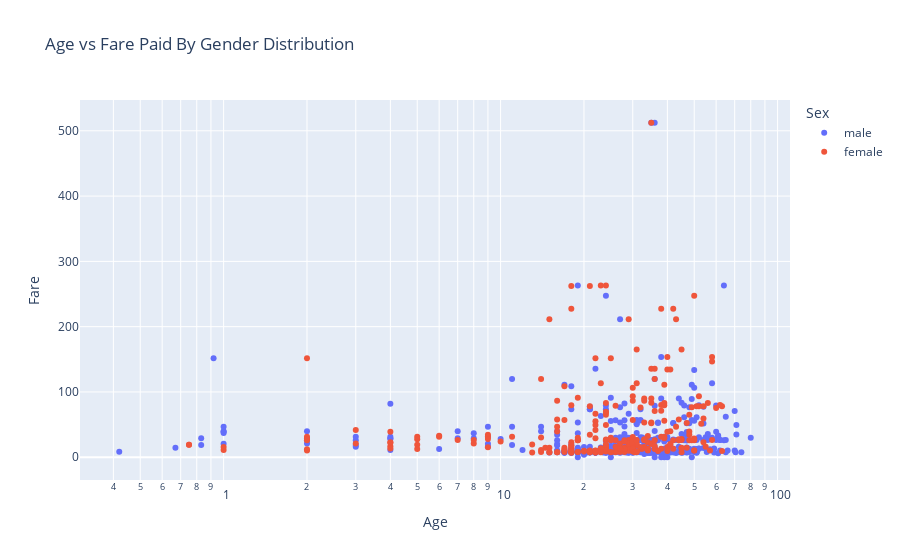

Source (notebook cell):
### Code cell
#scatter plot of ages to the fare paid by the each passenger based on their gender.

fig = px.scatter(data, x="Age", y="Fare", color="Sex",
                 hover_name="Sex", 
                 log_x=True, size_max=60, title='Age vs Fare Paid By Gender Distribution')
fig.show()

### Figure 1 — Plotly figure (JSON) as saved in the notebook; plotly's stock layout.template omitted (floating-point values rounded to 4 significant figures; data arrays with more than 128 entries replaced by an {"elided": "..."} marker saying what was removed)
{"data": [{"hovertemplate": "<b>%{hovertext}</b><br><br>Sex=male<br>Age=%{x}<br>Fare=%{y}<extra></extra>", "hovertext": {"elided": "577 str values"}, "legendgroup": "male", "marker": {"color": "#636efa", "symbol": "circle"}, "mode": "markers", "name": "male", "orientation": "v", "showlegend": true, "type": "scatter", "x": {"elided": "577 float values"}, "xaxis": "x", "y": {"elided": "577 float values"}, "yaxis": "y"}, {"hovertemplate": "<b>%{hovertext}</b><br><br>Sex=female<br>Age=%{x}<br>Fare=%{y}<extra></extra>", "hovertext": {"elided": "314 str values"}, "legendgroup": "female", "marker": {"color": "#EF553B", "symbol": "circle"}, "mode": "markers", "name": "female", "orientation": "v", "showlegend": true, "type": "scatter", "x": {"elided": "314 float values"}, "xaxis": "x", "y": {"elided": "314 float values"}, "yaxis": "y"}], "layout": {"legend": {"title": {"text": "Sex"}, "tracegroupgap": 0}, "title": {"text": "Age vs Fare Paid By Gender Distribution"}, "xaxis": {"anchor": "y", "domain": [0, 1], "title": {"text": "Age"}, "type": "log"}, "yaxis": {"anchor": "x", "domain": [0, 1], "title": {"text": "Fare"}}}}
